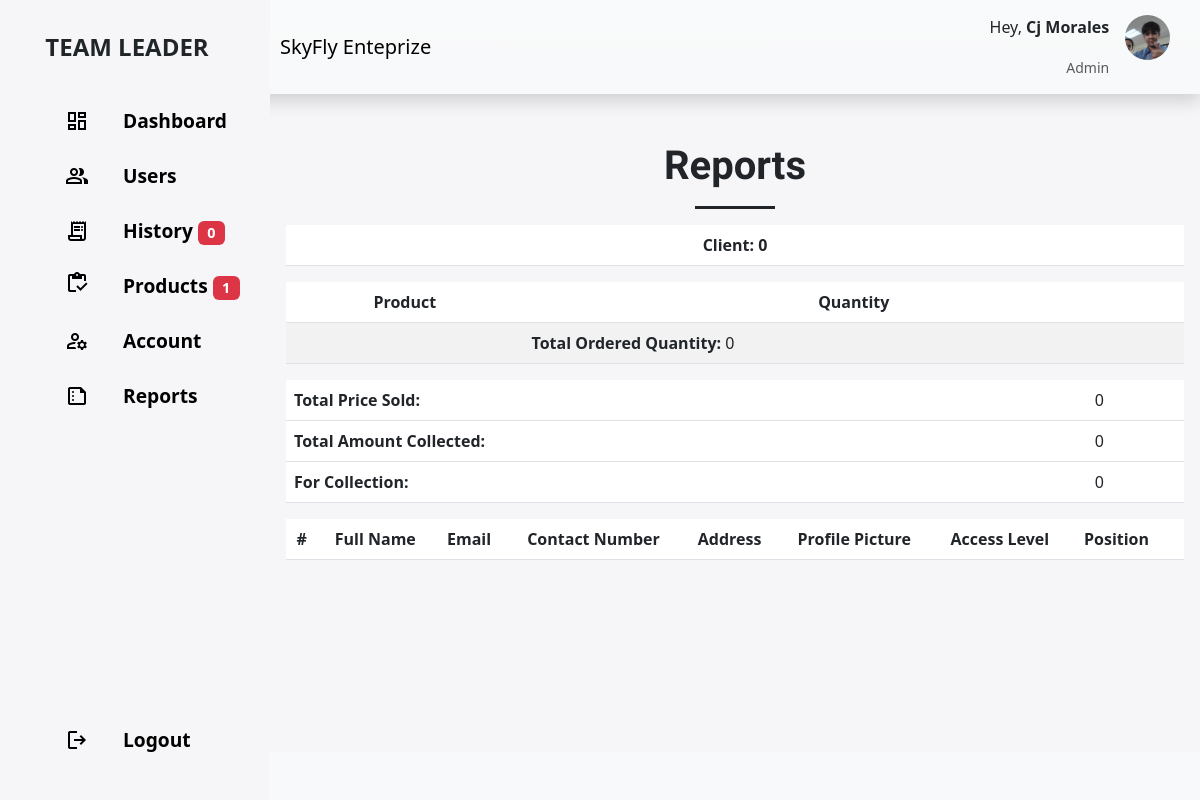
The app's page /teamleader/reports.php (signed in) with its own data.
### tables this page shows
CREATE TABLE `users` (
  `id` int(11) NOT NULL,
  `email` varchar(255) NOT NULL,
  `password` varchar(255) NOT NULL,
  `access_level` int(11) DEFAULT NULL,
  `position` varchar(255) NOT NULL,
  `id_appoint` int(11) NOT NULL,
  `id_team` int(11) NOT NULL,
  `firstname` varchar(255) NOT NULL,
  `lastname` varchar(255) NOT NULL,
  `address` text NOT NULL,
  `contact` varchar(255) NOT NULL,
  `valid_id` varchar(255) NOT NULL,
  `pfp` varchar(255) NOT NULL
);

### teamleader/reports.php (the view, shortened to what this page needs)
<?php
require '../config/connection.php';
$id = $_SESSION['id'];
$query_nav = "SELECT * FROM users WHERE id='$id'";
$result_nav = mysqli_query($connection, $query_nav);
$row_nav = mysqli_fetch_assoc($result_nav);
    $name = $row_nav['firstname'] . " " . $row_nav['lastname'];
    $result = mysqli_query($connection, "SELECT * FROM orders WHERE appointed_to = '$name'");
    $numAppointments = mysqli_num_rows($result);
function calculateTotalQuantity($connection, $id) {
    $totalQuantity = 0;
    $query = "SELECT SUM(product_quantity) AS total_quantity FROM order_items WHERE id_team = $id";
    $result = mysqli_query($connection, $query);
    while ($row = mysqli_fetch_assoc($result)) {
        $totalQuantity += $row['total_quantity'];
    }
    return $totalQuantity;
}
$totalOrderedQuantity = calculateTotalQuantity($connection, $id);
function calculateTotalClient($connection, $id) {
    $totalClients = 0;
    $query = "SELECT COUNT(DISTINCT address) AS total_clients FROM orders WHERE id_team = $id";
    $client = mysqli_query($connection, $query);
    if ($row = mysqli_fetch_assoc($client)) {
        $totalClients = $row['total_clients'];
    }
    return $totalClients;
}
$totalClients = calculateTotalClient($connection, $id);
$sql = "SELECT
            (SELECT SUM(order_cost) FROM orders WHERE id_team = $id) AS total_price_sold,
            (SELECT SUM(order_cost) FROM orders WHERE order_status = 'Paid' AND id_team = $id) AS total_amount_collected,
            (SELECT SUM(order_cost) FROM orders WHERE order_status != 'Paid' AND id_team = $id) AS total_for_collection";
$result = mysqli_query($connection, $sql);
if ($result) {
    $row = mysqli_fetch_assoc($result);
    $totalPriceSold = 0;
    $totalAmountCollected = 0;
    $totalForCollection = 0;
    $totalPriceSold = $row['total_price_sold'] ?? 0 ;
    $totalAmountCollected = $row['total_amount_collected'] ?? 0;
    $totalForCollection = $row['total_for_collection'] ?? 0;
}
$query_restock = "SELECT COUNT(*) AS num_products FROM products WHERE product_quantity <= 20";
$result_restock = mysqli_query($connection, $query_restock);
$row_restock = mysqli_fetch_assoc($result_restock);
$numProductsToRestock = $row_restock['num_products'];
?>
<!DOCTYPE html>
<html lang="en">
<head>
    <link rel="stylesheet" href="https://cdnjs.cloudflare.com/ajax/libs/twitter-bootstrap/5.3.0/css/bootstrap.min.css">
    <link rel="stylesheet" href="https://cdn.datatables.net/2.0.0/css/dataTables.bootstrap5.css">
    <link rel="stylesheet" href="assets/css/adduser.css">
</head>
<body>
    <main>
        <nav class="navbar navbar-expand-lg navbar-light bg-gradient bg-light py-0 shadow" id="TopNav">
            <div id="navBarBrand-container">
                <a class="navbar-brand">TEAM LEADER</a>
            </div>
            <div id="navBarMenu-container">
                <div class="ct-top-nav-left">
                    <a class="navbar-brand" href="index.php">SkyFly Enteprize</a>
                </div>
                <div class="ct-top-nav-right">
                    <div class="profile">
                    <div class="info">
                        <p>Hey, <b><?php echo $row_nav['firstname'] ." ". $row_nav['lastname']; ?></b></p>
                        <small class="text-muted">Admin</small>
                    </div>
                    <div class="profile-photo">
                        <?php
                        $imagePath = $row_nav['pfp'];
                        $imageURL = 'http://localhost/Ecomerce2/images/' . $imagePath;
                        echo '<img src="' . $imageURL . '" alt="Product Image">';
                        ?>
                    </div>
                </div>
                </div>
            </div>
        </nav>
        <div id="sidebarNav">
            <ul class="nav-menu">
                <li class="nav-item">
                    <div class="nav-icon">
                        <span class="material-symbols-outlined">
                            </span>
                    </div>
                    <a href="index.php" class="nav-link">Dashboard</a>
                </li>
                <li class="nav-item">
                    <div class="nav-icon">
                        <span class="material-symbols-outlined">
                        </span>
                    </div>
                    <a href="usermanage.php" class="nav-link notification-link">Users
                    </a>
                </li>
                <li class="nav-item">
                    <div class="nav-icon">
                        <span class="material-symbols-outlined">
                            </span>
                    </div>
                    <a href="order.php" class="nav-link notification-link">
                        <span class="material-icons-outlined">History</span>
                        <span class="badge bg-danger"><?php echo $numAppointments; ?></span>
                    </a>
                </li>
                <li class="nav-item">
                    <div class="nav-icon">
                        <div class="notification-icon">
                            <span class="material-symbols-outlined">
                            </span>
                        </div>
                    </div>
                    <a href="product.php" class="nav-link notification-link">
                        <span class="material-icons-outlined">Products</span>
                        <?php if ($numProductsToRestock > 0) : ?>
                            <span class="badge bg-danger"><?php echo $numProductsToRestock; ?></span>
                        <?php endif; ?>
                    </a>
                </li>
                <li class="nav-item">
                    <div class="nav-icon">
                        <span class="material-symbols-outlined">
                            </span>
                    </div>
                    <a href="accountmanage.php" class="nav-link">Account</a>
                </li>
                <li class="nav-item">
                    <div class="nav-icon">
                        <span class="material-symbols-outlined">
                            </span>
                    </div>
                    <a href="reports.php" class="nav-link">Reports</a>
                </li>
                <li class="nav-item">
                    <div class="nav-icon">
                        <span class="material-symbols-outlined">
                            </span>
                    </div>
                    <a href="logout.php" class="nav-link">Logout</a>
                </li>
            </ul>
        </div>
        <div id="main-wrapper" class="py-5 px-3">
            <div class="container-fluid-md">
                <h1 class="text-center"><b>Reports</b></h1>
                <hr class="border-3 border-dark mx-auto opacity-100" style="width:80px">
                <table class="table table-striped" style="width:100%">
                    <thead>
                        <tr>
                        <th><center>Client: <?php echo $totalClients; ?></center></th>
                    </tr>
                </thead>
                </table>
                <table class="table table-striped" style="width:100%">
                    <thead>
                        <tr>
                            <th><center>Product</center></th>
                            <th><center>Quantity</center></th>
                        </tr>
                    </thead>
                    <td></td>
                    <td><strong>Total Ordered Quantity: </strong><?php echo $totalOrderedQuantity; ?></td>
                </table>
                <table class="table table-striped" style="width:100%">
                    <thead>
                        <tr>
                            <th>Total Price Sold: <td><?php echo $totalPriceSold; ?></td></th>
                        </tr>
                        <tr>
                            <th>Total Amount Collected: <td><?php echo $totalAmountCollected; ?></td></th>
                        </tr>
                        <tr>
                            <th>For Collection: <td><?php echo $totalForCollection; ?></td></th>
                        </tr>
                    </thead>
                </table>
                 <table id="example" class="table table-striped" style="width:100%">
                    <thead>
                        <tr>
                            <th><center>#</center></th>
                            <th><center>Full Name</center></th>
                            <th><center>Email</center></th>
                            <th><center>Contact Number</center></th>
                            <th><center>Address</center></th>
                            <th><center>Profile Picture</center></th>
                            <th><center>Access Level</center></th>
                            <th><center>Position</center></th>
                            <th></th>
                        </tr>
                    </thead>
                </table>
            </div>
        </div>
        <footer class="shadow-top py-4 col-auto bg-light text-dark" id="footer">
        </footer>
</main>
</body>
</html>

### teamleader/assets/css/adduser.css (style rules this page uses)
:root { --color-background: #f6f6f9; }
h1, h2, h3, h4, h5, h6 { font-family: 'Amatic SC', cursive; }
html, body { height: 100%; width: 100%; overflow-x: hidden; }
main { width: 100%; height: 100%; overflow: hidden; display: flex; flex-direction: column; }
main>nav, main>footer { width: 100%; flex-shrink: 1; }
main>div#main-wrapper { width: 100%; flex-grow: 1; height: calc(100%); overflow: auto; }
body { background-color: var(--color-background); }
#navBarBrand-container { display: flex; flex-wrap: wrap; overflow: hidden; padding: 0 15px; justify-content: center; align-items: center; background-color: var(--color-background); min-height: calc(100%); }
#navBarBrand-container .navbar-brand { white-space: break-spaces; font-size: 1.5rem; font-weight: bolder; text-align: center; }
#navBarBrand-container * { color:#202528; }
.ct-top-nav-right .profile { display: flex; gap: 1rem; text-align: right; }
.ct-top-nav-right .profile .profile-photo { width: 2.8rem; height: 2.8rem; border-radius: 50%; overflow: hidden; display: flex; justify-content: center; align-items: center; }
.ct-top-nav-right .profile .profile-photo img { width: 100%; height: 100%; object-fit: cover; }
#navBarMenu-container { display: flex; align-items: center; justify-content: space-between; padding: 15px 30px 15px 10px; }
#navBarMenu-container a { white-space: break-spaces; }
#main-wrapper, #navBarMenu-container, #navBarBrand-container, #footer { transition: width .3s ease-in-out, margin .3s ease-in-out; }
#sidebarNav { width: 350px; position: fixed; left: 0; min-height: 60vh; background-color: var(--color-background); transition: width 0.3s ease-in-out; opacity: 0; overflow: hidden; }
#sidebarNav .nav-menu { width: calc(100%); overflow: auto; padding: 0; flex-direction: column; border-radius: 15px; }
#sidebarNav .nav-menu .nav-item { min-height: 55px; display: flex; list-style: none; padding: 0 15px; align-items: center; border-bottom: 1px solid transparent; transition: transform 0.3s ease-in-out; margin-left: 2rem; gap: 1rem; }
#sidebarNav .nav-menu .nav-item:last-child { position: absolute; bottom: 2rem; width: 100%; }
#sidebarNav .nav-menu .nav-item>.nav-icon { flex-shrink: 1; font-size: 23px; display: flex; align-items: center; justify-content: center; width: 60px; }
#sidebarNav .nav-menu .nav-item>.nav-link { flex-grow: 1; font-size: 1.2rem; font-weight: 600; color: #ededed; }
#sidebarNav .nav-menu .nav-item>.nav-link, #sidebarNav .nav-menu .nav-item>.nav-icon { color: #000; }
:root { --color-background: #f6f6f9; --bs-light: #f8f9fa; --bs-primary: #0d6efd; --bs-indigo: #6610f2; --bs-danger: #dc3545; --bs-success: #198754; }
h1, h2, h3, h5, h6 { font-family: 'Amatic SC', cursive; }
#sidebarNav { width: 270px; position: fixed; left: 0; min-height: 60vh; background-color: var(--color-background); transition: width 0.3s ease-in-out; opacity: 0; overflow: hidden; }

### records on screen
users: firstname "Cj", lastname "Morales", pfp (picture)

### other values on screen
$numAppointments "0"
$numProductsToRestock "1"
$totalClients "0"
$totalOrderedQuantity "0"
$totalPriceSold "0"
$totalAmountCollected "0"
$totalForCollection "0"
